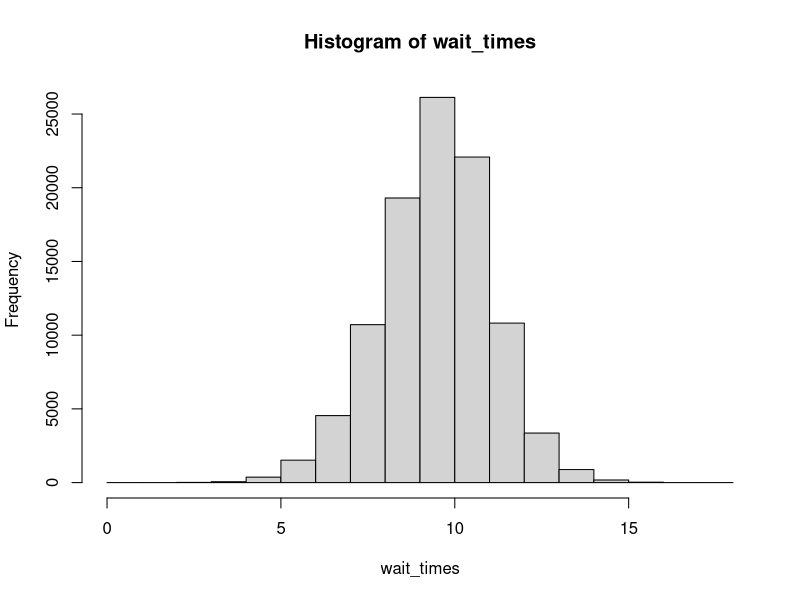

Source code (R):
## ---- chunk 1
library(quantreg)
## ---- chunk 2
set.seed(20190224)
quantile <- .9
effects <- list(
  "type" = c("new" = -.7, "old" = -.06),
  "platform" = c("main" = .02, "south" = -.08, "west" = .01),
  "improvement" = c("TRUE" = -.3, "FALSE" = 0)
)
N <- 1e5
ind_vars <- data.frame(
  "type" = sample(names(effects$type), size = N, replace = TRUE, prob = c(.7, .3)),
  "platform" = sample(names(effects$platform), size = N, replace = TRUE, prob = c(.6, .3, .1)),
  "improvement" = sample(c("TRUE", "FALSE"), size = N, replace = TRUE, prob = c(.1, .9)),
  stringsAsFactors = FALSE
)
get_ind_var_effects <- function(var) effects[[var]][ind_vars[[var]]]
wait_times <- rnorm(n = N, 
                    mean = 10 + Reduce(`+`, Map(get_ind_var_effects, c("type", "platform", "improvement"))), 
                    sd = 1 + abs(get_ind_var_effects("type")))
## ---- chunk 3
hist(wait_times)
## ---- chunk 4
fit <- rq(wait_times ~ ind_vars$type + ind_vars$platform + ind_vars$improvement, 
          ci = TRUE, 
          tau = quantile)
## ---- chunk 5
summary(fit)
## ---- chunk 6
coef(fit)
